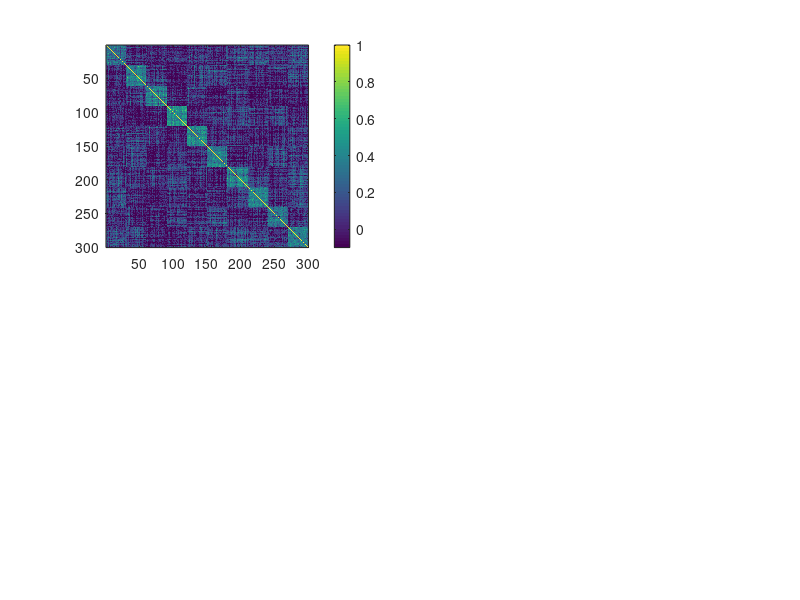

The MATLAB source for this figure: (Note: this script raises an error after producing the figure.)
N=50;
V=300;
K=10;
rho0=0.05;
rho=0.5;
% rhoMin=0.5; % minimum non-zero fraction of rho in a block
rhoMin=1;
ngrads=2;
ThresFrac=0.1; % threshold fraction for the gradient matrix

xx=linspace(1,rhoMin,V/K);
Sig0=toeplitz(xx);
Sig=rho0+(1-rho)*eye(V)+rho*kron(eye(K),Sig0);

Y = mvnrnd(repmat(0,[1,V]),Sig,N);

addnoise = 1;
if addnoise == 1
    Y = Y + randn(size(Y))*0.75;
end

S = corrcoef(Y);
[V,D]=eig(S);V=fliplr(V);D=flip(diag(D));


% subplot(2,2,1);imagesc(Sig,[-0.1,min(1,rho*2)]);axis image;colorbar
subplot(2,2,1);imagesc(S,[-0.1,min(1,rho*2)]);axis image;colorbar
grmat_top = keep_top(S, ThresFrac); 
grmat_grad = normalized_angle(grmat_top);
subplot(2,2,2);imagesc(grmat_grad,[-0.1,min(1,rho*2)]);axis image;colorbar

% subplot(2,2,3);plot(V(:,1:3));set(get(gca,'Children'),'LineWidth',2)
% legend({'PC1','PC2','PC3'})
[V,D]=eig(S); V=fliplr(V);
subplot(2,2,3);
[coeff, score, ~] = pca(S);
grads = score(:, 1:ngrads);

plot(grads(:,1), grads(:,2), '*')
% plot(V(:,1),V(:,2), '*')
% [coeff, score, ~] = pca(S);
% grads = score(:, 1:ngrads);
% 
% plot(grads(:,1), grads(:,2), '*')

subplot(2,2,4)

% grmat_grad = S;
% [V, D] = eig(grmat_grad); V=fliplr(V);
[coeff, score, ~] = pca(grmat_grad);
grads = score(:, 1:ngrads);

plot(grads(:,1), grads(:,2), '.','MarkerSize',10)
% subplot(2,2,4); plot(V(:,1),V(:,2), '*')
% xlim

% plot(grmat_grad*V(:,1), grmat_grad*V(:,2), '*')


